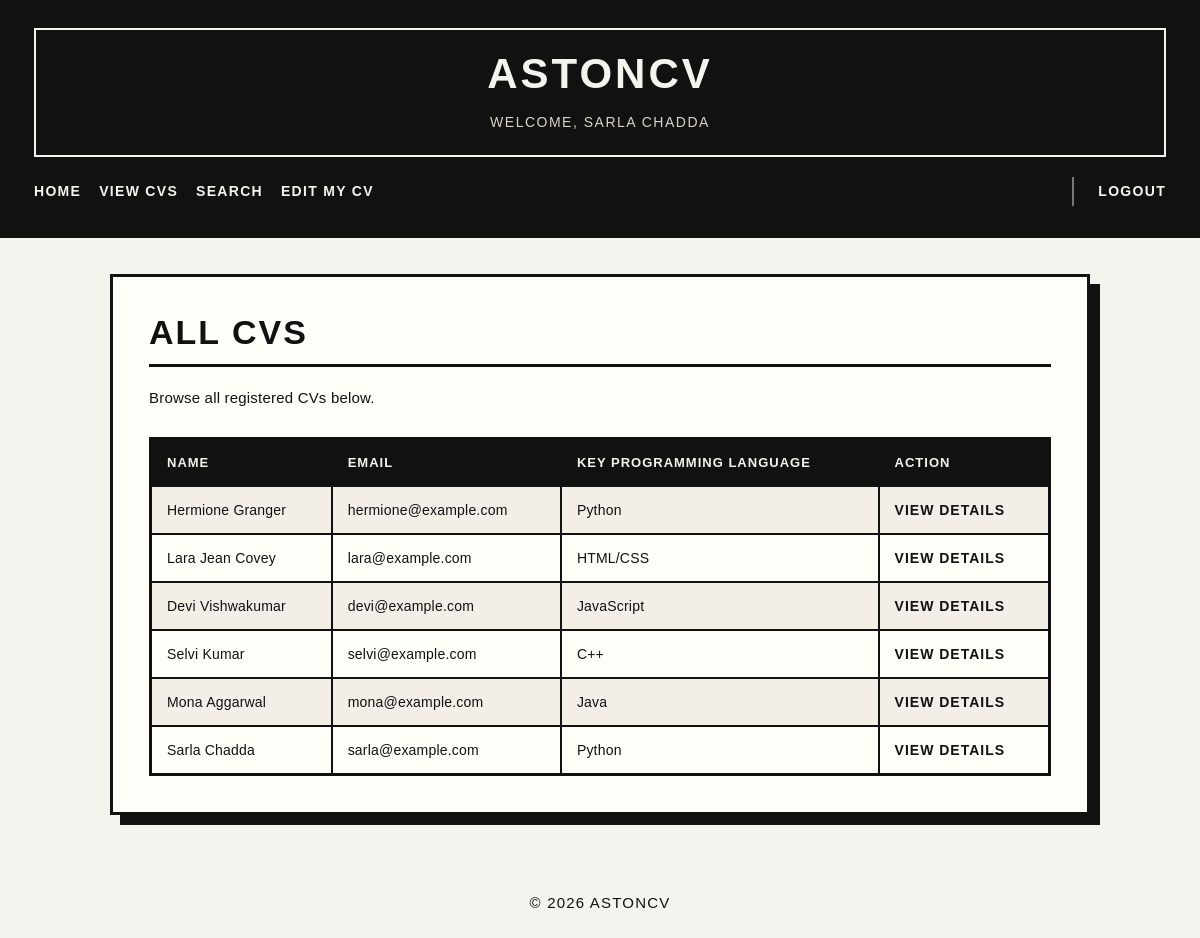
The page /cvs.php (signed in) on the database its author committed.
### tables this page shows
CREATE TABLE cvs (
  id BIGINT UNSIGNED NOT NULL AUTO_INCREMENT,
  name VARCHAR(100) NOT NULL,
  email VARCHAR(100) NOT NULL UNIQUE,
  password VARCHAR(255) NOT NULL,
  keyprogramming VARCHAR(255) DEFAULT NULL,
  profile TEXT DEFAULT NULL,
  education TEXT DEFAULT NULL,
  URLlinks TEXT DEFAULT NULL,
  phone VARCHAR(50) DEFAULT NULL,
  location VARCHAR(100) DEFAULT NULL,
  skills TEXT DEFAULT NULL,
  experience TEXT DEFAULT NULL,
  projects TEXT DEFAULT NULL,
  PRIMARY KEY (id)
);

### cvs.php (the view, shortened to what this page needs)
<?php
include 'includes/config.php';
include 'includes/header.php';
$sql = "SELECT id, name, email, keyprogramming FROM cvs ORDER BY id DESC";
$result = $conn->query($sql);
?>
<h2>All CVs</h2>
<p>Browse all registered CVs below.</p>
<?php if ($result && $result->num_rows > 0): ?>
    <table>
        <tr>
            <th>Name</th>
            <th>Email</th>
            <th>Key Programming Language</th>
            <th>Action</th>
        </tr>
        <?php while ($row = $result->fetch_assoc()): ?>
            <tr>
                <td><?php echo htmlspecialchars($row['name']); ?></td>
                <td><?php echo htmlspecialchars($row['email']); ?></td>
                <td><?php echo htmlspecialchars($row['keyprogramming']); ?></td>
                <td>
                    <a href="cv_detail.php?id=<?php echo $row['id']; ?>">View Details</a>
                </td>
            </tr>
        <?php endwhile; ?>
    </table>
<?php else: ?>
    <p>No CVs found.</p>
<?php endif; ?>
<?php include 'includes/footer.php'; ?>

### includes/header.php (shortened to what this page needs)
<!DOCTYPE html>
<html lang="en">
<head>
    <link rel="stylesheet" href="css/style.css">
</head>
<body>
    <header>
        <div class="header-top">
            <h1>AstonCV</h1>
            <?php if (isset($_SESSION["user_name"])): ?>
                <p class="welcome-text">
                    Welcome, <?php echo htmlspecialchars($_SESSION["user_name"]); ?>
                </p>
            <?php endif; ?>
        </div>
        <nav class="navbar">
            <div class="nav-main">
                <a href="index.php">Home</a>
                <?php if (isset($_SESSION["user_id"])): ?>
                    <a href="cvs.php">View CVs</a>
                    <a href="search.php">Search</a>
                    <a href="edit_cv.php">Edit My CV</a>
                <?php endif; ?>
            </div>
            <div class="nav-auth">
                <?php if (isset($_SESSION["user_id"])): ?>
                    <a href="logout.php" class="logout-link">Logout</a>
                <?php else: ?>
                    <a href="login.php">Login</a>
                    <a href="register.php">Register</a>
                <?php endif; ?>
            </div>
        </nav>
    </header>
    <main>

### includes/footer.php
    </main>
    <footer>
        <p>&copy; 2026 AstonCV</p>
    </footer>
</body>
</html>

### css/style.css (style rules this page uses)
body { font-family: "Arial", "Helvetica Neue", sans-serif; background-color: #f5f3ee; color: #111111; margin: 0; padding: 0; letter-spacing: 0.2px; }
header { background-color: #111111; color: #f5f3ee; padding: 28px 34px; border-bottom: 3px solid #111111; }
.header-top { text-align: center; border: 2px solid #f5f3ee; padding: 20px 15px; margin-bottom: 20px; }
header h1 { margin: 0; color: #f5f3ee; font-size: 42px; font-weight: 900; letter-spacing: 3px; text-transform: uppercase; }
.welcome-text { margin-top: 12px; margin-bottom: 0; font-size: 14px; color: #d9d4cb; text-transform: uppercase; letter-spacing: 1.5px; }
.navbar { display: flex; justify-content: space-between; align-items: center; flex-wrap: wrap; gap: 18px; }
.nav-main, .nav-auth { display: flex; align-items: center; gap: 18px; flex-wrap: wrap; }
nav a { color: #f5f3ee; text-decoration: none; font-weight: 800; font-size: 14px; letter-spacing: 1.3px; text-transform: uppercase; padding: 6px 0; border-bottom: 2px solid transparent; }
.logout-link { padding-left: 24px; margin-left: 10px; border-left: 2px solid rgba(245, 243, 238, 0.45); }
main { max-width: 980px; margin: 36px auto; background-color: #fffdf8; padding: 36px; border: 3px solid #111111; box-shadow: 10px 10px 0 #111111; box-sizing: border-box; }
h2 { margin-top: 0; margin-bottom: 18px; color: #111111; font-size: 34px; font-weight: 900; text-transform: uppercase; letter-spacing: 2px; border-bottom: 3px solid #111111; padding-bottom: 12px; }
p { line-height: 1.75; font-size: 15px; }
table { width: 100%; border-collapse: collapse; margin-top: 26px; background-color: #fffdf8; border: 3px solid #111111; }
table th, table td { border: 2px solid #111111; padding: 15px; text-align: left; vertical-align: top; font-size: 14px; }
table th { background-color: #111111; color: #f5f3ee; text-transform: uppercase; letter-spacing: 1px; font-size: 13px; }
table tr:nth-child(even) { background-color: #f3efe6; }
table a { color: #111111; font-weight: 800; text-decoration: none; text-transform: uppercase; letter-spacing: 1px; }
footer { text-align: center; padding: 24px; color: #111111; font-size: 13px; letter-spacing: 1.2px; text-transform: uppercase; }
a { color: #111111; }

### rows shown on the page
cvs: name "Hermione Granger", email "hermione@example.com", keyprogramming "Python"
cvs: name "Lara Jean Covey", email "lara@example.com", keyprogramming "HTML/CSS"
cvs: name "Devi Vishwakumar", email "devi@example.com", keyprogramming "JavaScript"
cvs: name "Selvi Kumar", email "selvi@example.com", keyprogramming "C++"
cvs: name "Mona Aggarwal", email "mona@example.com", keyprogramming "Java"
cvs: name "Sarla Chadda", email "sarla@example.com", keyprogramming "Python"

### other values the page prints
$_SESSION["user_name"] "SARLA CHADDA"
